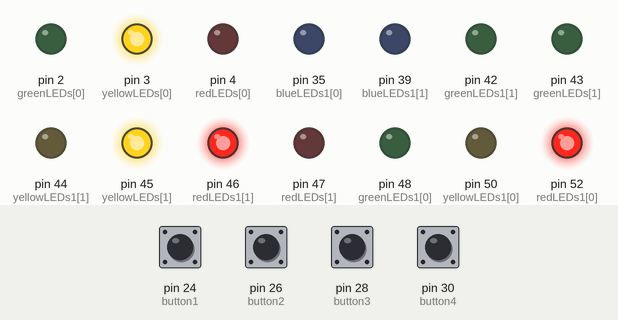
This sketch was run on a simulated Arduino Mega 2560, built with avr-gcc and run on an emulated ATmega2560. Shown: output pins drawn as LEDs (lit = HIGH). Dashed ring = blinking. Inputs (shaded band) come from the test bench; at power-on: pin 24 (button1), pin 26 (button2), pin 28 (button3), pin 30 (button4) HIGH. What the sketch prints to the serial monitor is not drawn.

Above: at 5.8 s.
5.9 s: pin 24 (button1) pulled LOW for 3 s
At 8.6 s:
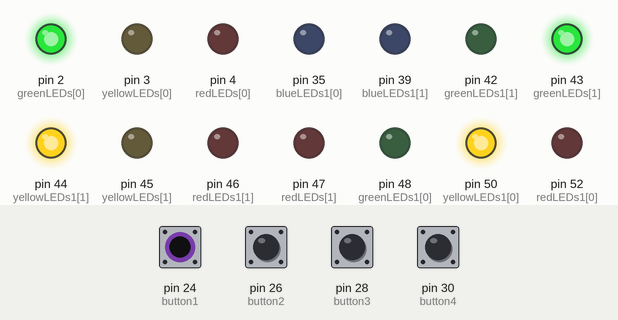
At 9.4 s:
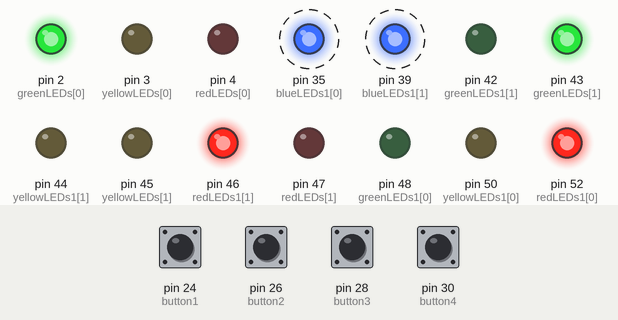
Timing chart, 0 to 35.5 s (numbered marks = the images above; inputs shaded):
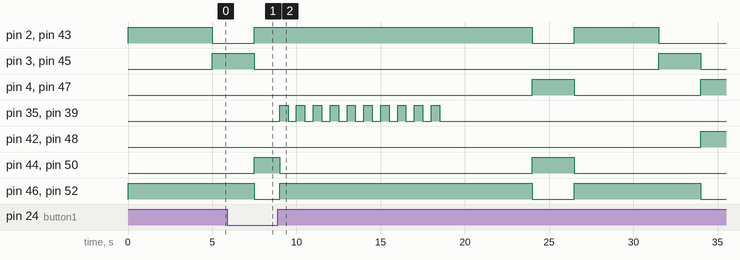

The sketch:

TrafficStopAssignmentJonathanShermanAndrew.ino
```cpp
///////////////////////////////////////
// Jonathan Sherman
// Andrew Halpern
//////////////////////////////////////

//This Arduino program controls traffic lights and pedestrian crossing signals using LEDs and buttons.
//It defines arrays for different colored LEDs and sets pins for four buttons.
//In the setup() function, it initializes LED pins as outputs and the button pins as inputs with pull-up resistors.
//The loop() function runs continuously to control the traffic light patterns and checks for button presses.
//If a button is pressed, it triggers pedestrian crossing functions that flash blue LEDs and then turn on red LEDs to simulate a real-world traffic light system with pedestrian signals.


// 4 buttons
// 4 blue leds
// cardboard box
// 4 pcb boards
// 12 red, green and yellow leds
// duct tape
// A lot of wires
// Aurduino Mega

int redLEDs[] = { 4, 47 };
int redLEDs1[] = { 52, 46 };
int yellowLEDs[] = { 3, 45 };
int yellowLEDs1[] = { 50, 44 };
int greenLEDs[] = { 2, 43 };
int greenLEDs1[] = { 48, 42 };
int blueLEDs1[] = { 35, 39 };
int blueLEDs[] = { 37, 41 };
int button1 = 24;
int button2 = 26;
int button3 = 28;
int button4 = 30;


void setup() {
  Serial.begin(9600);
  //pinMode for all leds and buttons
  for (int i = 0; i < 2; i++) {
    pinMode(redLEDs[i], OUTPUT);
    pinMode(redLEDs1[i], OUTPUT);
    pinMode(yellowLEDs1[i], OUTPUT);
    pinMode(greenLEDs1[i], OUTPUT);
    pinMode(blueLEDs1[i], OUTPUT);
    pinMode(yellowLEDs[i], OUTPUT);
    pinMode(greenLEDs[i], OUTPUT);
    pinMode(blueLEDs[i], OUTPUT);
  }
  pinMode(button1, INPUT_PULLUP);
  pinMode(button2, INPUT_PULLUP);
  pinMode(button3, INPUT_PULLUP);
  pinMode(button4, INPUT_PULLUP);
}

void loop() {
  //Detects if button is on or off
  Serial.println(digitalRead(button1));
  Serial.println(digitalRead(button2));
  Serial.println(digitalRead(button3));
  Serial.println(digitalRead(button4));

  //Traffic lights pattern
  traficLight(yellowLEDs1, LOW);
  traficLight(greenLEDs1, LOW);
  traficLight(redLEDs1, HIGH);
  traficLight(redLEDs, LOW);
  traficLight(yellowLEDs, LOW);
  traficLight(greenLEDs, HIGH);
  //if the button is pressed initiate crossing
  if (digitalRead(button1) == 0 || digitalRead(button2) == 0) {
    crossing();
  } else if (digitalRead(button3) == 0 || digitalRead(button4) == 0) {
    crossingTwo();
  }
  delay(5000);
  //Traffic lights pattern
  traficLight(greenLEDs, LOW);
  traficLight(redLEDs, LOW);
  traficLight(yellowLEDs, HIGH);
  traficLight(yellowLEDs1, LOW);
  traficLight(greenLEDs1, LOW);
  traficLight(redLEDs1, HIGH);
  //if the button is pressed initiate crossing
  if (digitalRead(button1) == 0 || digitalRead(button2) == 0) {
    crossing();
  } else if (digitalRead(button3) == 0 || digitalRead(button4) == 0) {
    crossingTwo();
  }
  delay(2500);
  //Traffic lights pattern
  traficLight(redLEDs1, LOW);
  traficLight(yellowLEDs1, LOW);
  traficLight(yellowLEDs, LOW);
  traficLight(greenLEDs, LOW);
  traficLight(redLEDs, HIGH);
  traficLight(greenLEDs1, HIGH);
  //if the button is pressed initiate crossing
  if (digitalRead(button1) == 0 || digitalRead(button2) == 0) {
    crossing();
  } else if (digitalRead(button3) == 0 || digitalRead(button4) == 0) {
    crossingTwo();
  }
  delay(5000);
  //Traffic lights pattern
  traficLight(greenLEDs1, LOW);
  traficLight(redLEDs1, LOW);
  traficLight(yellowLEDs1, HIGH);
  traficLight(yellowLEDs, LOW);
  traficLight(greenLEDs, LOW);
  traficLight(redLEDs, HIGH);
  //if the button is pressed initiate crossing
  if (digitalRead(button1) == 0 || digitalRead(button2) == 0) {
    crossing();
  } else if (digitalRead(button3) == 0 || digitalRead(button4) == 0) {
    crossingTwo();
  }
  delay(2500);
}


void traficLight(int ledArray[], int state) {
  //this is to run the lights
  for (int i = 0; i < 2; i++) {
    digitalWrite(ledArray[i], state);
  }
}

void crossing() {
  //flashes the blue leds1 and turns leds1 to red
  traficLight(redLEDs1, LOW);
  traficLight(yellowLEDs1, HIGH);
  traficLight(greenLEDs1, LOW);
  traficLight(redLEDs, LOW);
  traficLight(yellowLEDs, LOW);
  traficLight(greenLEDs, HIGH);
  delay(1500);
  traficLight(redLEDs1, HIGH);
  traficLight(yellowLEDs1, LOW);
  traficLight(greenLEDs1, LOW);

  for (int i = 0; i < 10; i++) {
    traficLight(blueLEDs1, HIGH);
    delay(500);
    traficLight(blueLEDs1, LOW);
    delay(500);
  }
}
void crossingTwo() {
  //flashes the blue leds and turns leds to red
  traficLight(redLEDs, LOW);
  traficLight(yellowLEDs, HIGH);
  traficLight(greenLEDs, LOW);
  traficLight(redLEDs1, LOW);
  traficLight(yellowLEDs1, LOW);
  traficLight(greenLEDs1, HIGH);
  delay(1500);
  traficLight(redLEDs, HIGH);
  traficLight(yellowLEDs, LOW);
  traficLight(greenLEDs, LOW);

  for (int i = 0; i < 10; i++) {
    traficLight(blueLEDs, HIGH);
    delay(500);
    traficLight(blueLEDs, LOW);
    delay(500);
  }
}
```

Measured:
- after the input at 5.9 s, pin 35 (blueLEDs1[0]), pin 39 (blueLEDs1[1]): alternates HIGH for 0.50 s and LOW for 0.50 s, 20 changes in all, then stays LOW, starting after 3.1 s
